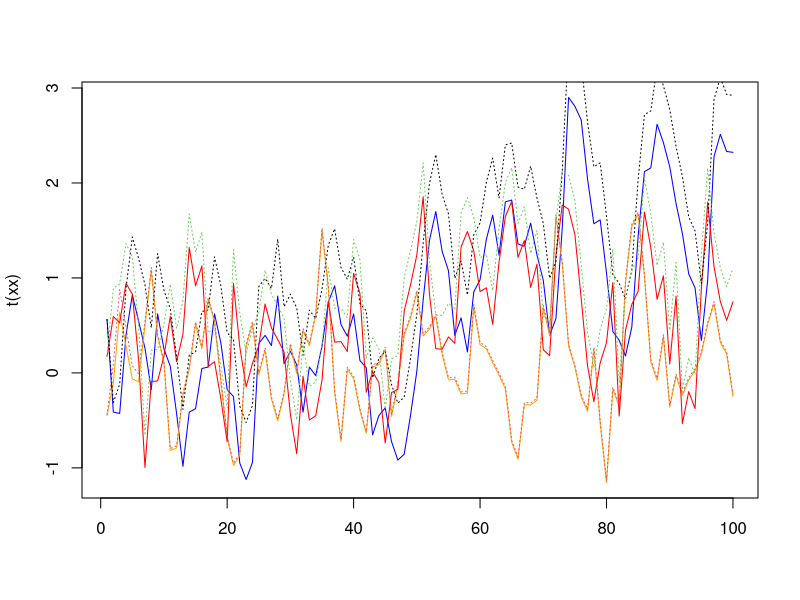

Recreate this plot in R. (Note: this script raises an error after producing the figure.)


## one predator, two prey

## interaction matrix: B
Bvals <- c( 0.7,  0.4,  0.2,
           -0.2,  0.6, -0.2,
           -0.2, -0.1,  0.5)
BB <- matrix(Bvals, 3, 3, byrow = TRUE)


## covariate effects

## temp has positive effects on growth
CC <- matrix(c(0.1, 0.2, 0.3), 3, 1)

## identity matrix
II <- diag(3)


tt <- 100

## process errors
QQ <- diag(c(0.1, 0.2, 0.2))
ww <- xx <- t(MASS::mvrnorm(tt, matrix(0,3,1), QQ))

## dummy covariate: discrete sine wave
cc <- matrix(sin(2*pi*seq(tt)/12), 1, tt)
cc[51:100] <- cc[51:100] + 2


## simulate MAR(1) process
for(t in 2:tt) {
  xx[,t] <- BB %*% xx[,t-1] + CC %*% cc[t] + ww[,t]
}

matplot(t(xx), type = "l", lty = "solid", col = c("blue", "orange", "red"))

x2 <- ww

## simulate MAR(1) process
for(t in 2:tt) {
  x2[,t] <- BB %*% x2[,t-1] + CC %*% (cc[t] + 1) + ww[,t]
}

matlines(t(x2), type = "l", lty = "dotted")




long_term_change <- function(BB, CC) {
  ltc <- vector("list", 2)
  ltc[[1]] <- solve(II - BB) %*% CC
  BB <- II - BB
  nn <- dim(BB)[1]
  mm <- dim(CC)[2]
  tmp <- matrix(NA, nn, mm)
  for(i in 1:nn) {
    for(j in 1:mm) {
      if(i == 1) {
        num <- cbind(CC[,j], BB[,-i])
      } else {
        if(i == nn) {
          num <- cbind(BB[,-i], CC[,j])
        } else {
          num <- cbind(BB[,1:(i-1)], CC[,j], BB[,(i+1):nn]) 
        }
      }
      tmp[i,j] <- det(num) / det(BB)
    }
  }
  ltc[[2]] <- tmp
  return(ltc)
}
  

## long-term change in X via Ives et al. 1999
long_term_change(BB, CC)

m1 <- apply(xx[,1:50], 1, mean)
m2 <- apply(xx[,51:100], 1, mean)


## change in X per unit change in covariate via Cottingham & Klug (2001)
solve(II - BB) %*% CC

- solve(BB) %*% CC


BB[,1]
BB[,2]
BB[,3]

BB[,1] %*% BB[,2]






x <- c(1,0,0)
y <- c(sqrt(0.5),sqrt(0.5),0)


xprod <- function(x, y) {
  i1 <- c(2,3,1)
  i2 <- c(3,1,2)
  return (x[i1]*y[i2] - x[i2]*y[i1])
}

xprod(x,y)

x %*% y



## compute cross product to get orthogonal vector O
ovec <- xprod(BB[,1], BB[,2])
## normalize to unit vector z
z <- ovec / sqrt(sum(ovec^2))
## get projection of B_i onto z
Bz <- z * as.vector(BB[,3] %*% z)
## get projection of C_j on z
Cz <- CC %*% z


ee <- c(0,0,0)

clr <- c("red", "orange", "blue")

x <- c(1,0,0)
y <- c(0,1,0)
z <- c(0,0,1)

arrows3D(ee, ee, ee, x1 = x, y1 = y, z1 = z,  
         phi = 0, theta = 45, lwd = 2,
         col = clr, bty = "n", type = "triangle")

text3D(x, y, z, c(expression(B[1]), expression(B[2]), expression(B[3])),
       phi = 0, theta = 45,
       col = NULL, NAcol = "white",  breaks = NULL,
       colkey = NULL, panel.first = NULL, 
       clim = NULL, clab = NULL, 
       bty = "n", add = TRUE, plot = TRUE)


ee <- rep(0,6)
aa <- cbind(diag(3), BB)

x <- aa[1,]
y <- aa[2,]
z <- aa[3,]

segments3D(ee, ee, ee, x1 = x, y1 = y, z1 = z,  
         phi = 0, theta = 45, lwd = 2,
         col = c(rep("gray",3), clr), bty = "n")

text3D(x, y, z, c("x", "y", "z",
                  expression(B[1]), expression(B[2]), expression(B[3])),
       phi = 0, theta = 45,
       col = NULL, NAcol = "white",  breaks = NULL,
       colkey = NULL, panel.first = NULL, 
       clim = NULL, clab = NULL, 
       bty = "n", add = TRUE, plot = TRUE)


segments3D(0, 0, 0, x1 = ovec[1], y1 = ovec[2], z1 = 1.2*ovec[3],  
         phi = 0, theta = 60, lwd = 2, add = TRUE,
         col = "black", bty = "n", type = "triangle")
segments3D(0, 0, 0, x1 = -ovec[1], y1 = -ovec[2], z1 = -1.2*ovec[3],  
         phi = 0, theta = 60, lwd = 2, add = TRUE,
         col = "darkgray", bty = "n", type = "triangle")

